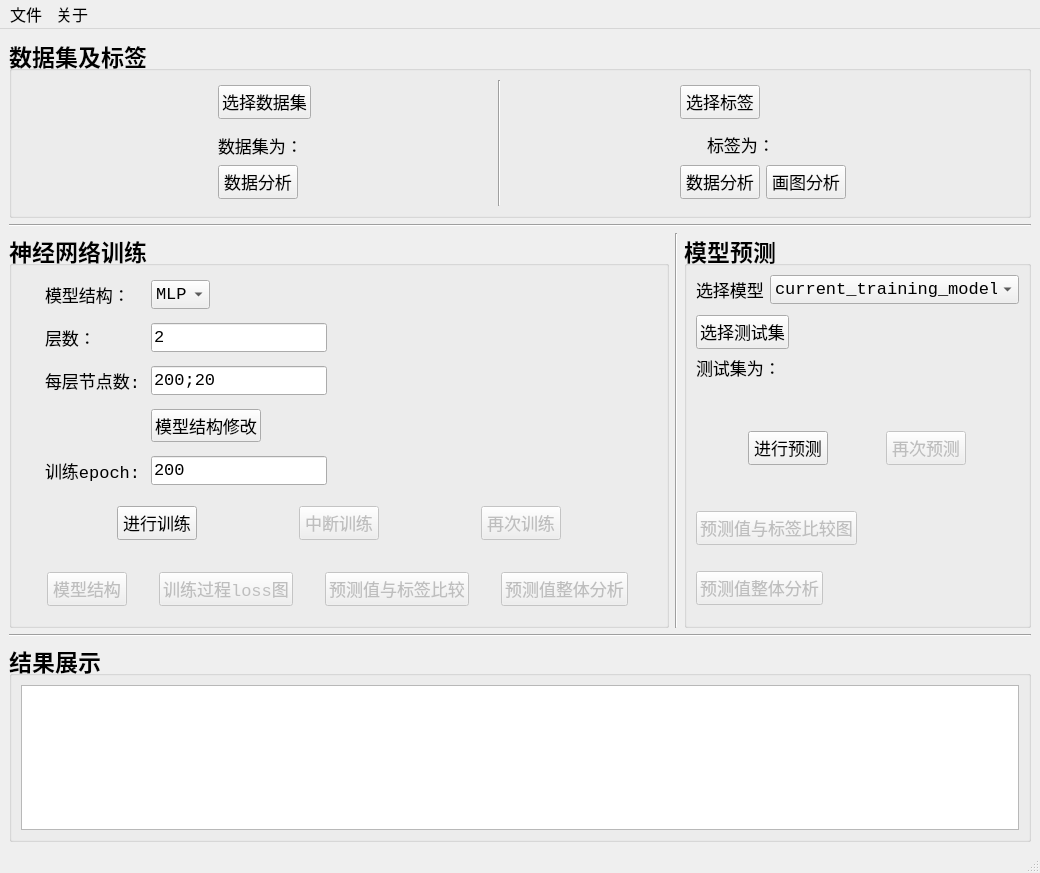
<?xml version="1.0" encoding="UTF-8"?>
<ui version="4.0">
 <class>MainWindow</class>
 <widget class="QMainWindow" name="MainWindow">
  <property name="geometry">
   <rect>
    <x>0</x>
    <y>0</y>
    <width>1040</width>
    <height>873</height>
   </rect>
  </property>
  <property name="windowTitle">
   <string>XASDAML V1.0</string>
  </property>
  <property name="styleSheet">
   <string notr="true">QLabel {
    font-size:13pt;
}

QPushButton {
    font-size:13pt;
}

QComboBox {
    font-size:13pt;
}

QLineEdit {
    font-size:13pt;
}
QPlainTextEdit {
	font-size:12pt;
}</string>
  </property>
  <widget class="QWidget" name="centralwidget">
   <layout class="QVBoxLayout" name="verticalLayout_4">
    <item>
     <widget class="QGroupBox" name="groupBox">
      <property name="enabled">
       <bool>true</bool>
      </property>
      <property name="font">
       <font>
        <family>Consolas</family>
        <pointsize>17</pointsize>
        <weight>75</weight>
        <italic>false</italic>
        <bold>true</bold>
       </font>
      </property>
      <property name="styleSheet">
       <string notr="true">groupBox{
background-color:yellow
}</string>
      </property>
      <property name="title">
       <string>数据集及标签</string>
      </property>
      <property name="flat">
       <bool>true</bool>
      </property>
      <property name="checkable">
       <bool>false</bool>
      </property>
      <layout class="QHBoxLayout" name="horizontalLayout_2" stretch="1,1,1">
       <item>
        <layout class="QVBoxLayout" name="verticalLayout">
         <property name="spacing">
          <number>6</number>
         </property>
         <property name="leftMargin">
          <number>24</number>
         </property>
         <property name="topMargin">
          <number>5</number>
         </property>
         <property name="bottomMargin">
          <number>7</number>
         </property>
         <item>
          <widget class="QPushButton" name="btn_get_data">
           <property name="sizePolicy">
            <sizepolicy hsizetype="Fixed" vsizetype="Fixed">
             <horstretch>0</horstretch>
             <verstretch>0</verstretch>
            </sizepolicy>
           </property>
           <property name="font">
            <font>
             <family>Consolas</family>
             <pointsize>13</pointsize>
            </font>
           </property>
           <property name="text">
            <string>选择数据集</string>
           </property>
          </widget>
         </item>
         <item>
          <layout class="QHBoxLayout" name="horizontalLayout_7">
           <property name="spacing">
            <number>6</number>
           </property>
           <property name="leftMargin">
            <number>0</number>
           </property>
           <property name="topMargin">
            <number>8</number>
           </property>
           <item>
            <widget class="QLabel" name="label_8">
             <property name="sizePolicy">
              <sizepolicy hsizetype="Fixed" vsizetype="Preferred">
               <horstretch>0</horstretch>
               <verstretch>0</verstretch>
              </sizepolicy>
             </property>
             <property name="font">
              <font>
               <family>Consolas</family>
               <pointsize>13</pointsize>
              </font>
             </property>
             <property name="text">
              <string>数据集为：</string>
             </property>
            </widget>
           </item>
           <item>
            <widget class="QLabel" name="label_data_name">
             <property name="sizePolicy">
              <sizepolicy hsizetype="Fixed" vsizetype="Preferred">
               <horstretch>0</horstretch>
               <verstretch>0</verstretch>
              </sizepolicy>
             </property>
             <property name="font">
              <font>
               <family>Consolas</family>
               <pointsize>13</pointsize>
              </font>
             </property>
             <property name="text">
              <string/>
             </property>
            </widget>
           </item>
          </layout>
         </item>
         <item>
          <spacer name="verticalSpacer">
           <property name="orientation">
            <enum>Qt::Vertical</enum>
           </property>
           <property name="sizeHint" stdset="0">
            <size>
             <width>20</width>
             <height>40</height>
            </size>
           </property>
          </spacer>
         </item>
         <item>
          <widget class="QPushButton" name="btn_data_analysis">
           <property name="sizePolicy">
            <sizepolicy hsizetype="Fixed" vsizetype="Fixed">
             <horstretch>0</horstretch>
             <verstretch>0</verstretch>
            </sizepolicy>
           </property>
           <property name="font">
            <font>
             <family>Consolas</family>
             <pointsize>13</pointsize>
             <weight>50</weight>
             <italic>false</italic>
             <bold>false</bold>
            </font>
           </property>
           <property name="text">
            <string>数据分析</string>
           </property>
          </widget>
         </item>
        </layout>
       </item>
       <item>
        <widget class="Line" name="line_3">
         <property name="orientation">
          <enum>Qt::Vertical</enum>
         </property>
        </widget>
       </item>
       <item>
        <layout class="QVBoxLayout" name="verticalLayout_2">
         <property name="leftMargin">
          <number>0</number>
         </property>
         <property name="topMargin">
          <number>5</number>
         </property>
         <item>
          <widget class="QPushButton" name="btn_get_label">
           <property name="sizePolicy">
            <sizepolicy hsizetype="Fixed" vsizetype="Fixed">
             <horstretch>0</horstretch>
             <verstretch>0</verstretch>
            </sizepolicy>
           </property>
           <property name="font">
            <font>
             <family>Consolas</family>
             <pointsize>13</pointsize>
            </font>
           </property>
           <property name="text">
            <string>选择标签</string>
           </property>
          </widget>
         </item>
         <item>
          <layout class="QHBoxLayout" name="horizontalLayout_8" stretch="0,0">
           <property name="spacing">
            <number>6</number>
           </property>
           <property name="leftMargin">
            <number>0</number>
           </property>
           <property name="topMargin">
            <number>7</number>
           </property>
           <property name="rightMargin">
            <number>0</number>
           </property>
           <item>
            <widget class="QLabel" name="label_2">
             <property name="sizePolicy">
              <sizepolicy hsizetype="Fixed" vsizetype="Preferred">
               <horstretch>0</horstretch>
               <verstretch>0</verstretch>
              </sizepolicy>
             </property>
             <property name="font">
              <font>
               <family>Consolas</family>
               <pointsize>13</pointsize>
               <weight>50</weight>
               <italic>false</italic>
               <bold>false</bold>
              </font>
             </property>
             <property name="text">
              <string>标签为：</string>
             </property>
            </widget>
           </item>
           <item>
            <widget class="QLabel" name="label_label_name">
             <property name="sizePolicy">
              <sizepolicy hsizetype="Fixed" vsizetype="Preferred">
               <horstretch>0</horstretch>
               <verstretch>0</verstretch>
              </sizepolicy>
             </property>
             <property name="font">
              <font>
               <family>Consolas</family>
               <pointsize>13</pointsize>
              </font>
             </property>
             <property name="text">
              <string/>
             </property>
            </widget>
           </item>
          </layout>
         </item>
         <item>
          <spacer name="verticalSpacer_2">
           <property name="orientation">
            <enum>Qt::Vertical</enum>
           </property>
           <property name="sizeHint" stdset="0">
            <size>
             <width>20</width>
             <height>40</height>
            </size>
           </property>
          </spacer>
         </item>
         <item>
          <layout class="QHBoxLayout" name="horizontalLayout">
           <property name="bottomMargin">
            <number>7</number>
           </property>
           <item>
            <widget class="QPushButton" name="btn_label_analysis">
             <property name="sizePolicy">
              <sizepolicy hsizetype="Fixed" vsizetype="Fixed">
               <horstretch>0</horstretch>
               <verstretch>0</verstretch>
              </sizepolicy>
             </property>
             <property name="font">
              <font>
               <family>Consolas</family>
               <pointsize>13</pointsize>
               <weight>50</weight>
               <italic>false</italic>
               <bold>false</bold>
              </font>
             </property>
             <property name="text">
              <string>数据分析</string>
             </property>
            </widget>
           </item>
           <item>
            <widget class="QPushButton" name="btn_label_plot">
             <property name="sizePolicy">
              <sizepolicy hsizetype="Fixed" vsizetype="Fixed">
               <horstretch>0</horstretch>
               <verstretch>0</verstretch>
              </sizepolicy>
             </property>
             <property name="font">
              <font>
               <family>Consolas</family>
               <pointsize>13</pointsize>
               <weight>50</weight>
               <italic>false</italic>
               <bold>false</bold>
              </font>
             </property>
             <property name="text">
              <string>画图分析</string>
             </property>
            </widget>
           </item>
          </layout>
         </item>
        </layout>
       </item>
      </layout>
     </widget>
    </item>
    <item>
     <widget class="Line" name="line">
      <property name="orientation">
       <enum>Qt::Horizontal</enum>
      </property>
     </widget>
    </item>
    <item>
     <layout class="QHBoxLayout" name="horizontalLayout_3" stretch="2,1,1">
      <item>
       <widget class="QGroupBox" name="groupBox_2">
        <property name="font">
         <font>
          <family>Consolas</family>
          <pointsize>17</pointsize>
          <weight>75</weight>
          <bold>true</bold>
         </font>
        </property>
        <property name="title">
         <string>神经网络训练</string>
        </property>
        <property name="flat">
         <bool>true</bool>
        </property>
        <layout class="QVBoxLayout" name="verticalLayout_3" stretch="2,1,1">
         <item>
          <layout class="QFormLayout" name="formLayout">
           <property name="horizontalSpacing">
            <number>10</number>
           </property>
           <property name="verticalSpacing">
            <number>14</number>
           </property>
           <property name="leftMargin">
            <number>24</number>
           </property>
           <property name="topMargin">
            <number>5</number>
           </property>
           <property name="rightMargin">
            <number>0</number>
           </property>
           <property name="bottomMargin">
            <number>15</number>
           </property>
           <item row="0" column="0">
            <widget class="QLabel" name="label_3">
             <property name="font">
              <font>
               <family>Consolas</family>
               <pointsize>13</pointsize>
               <weight>50</weight>
               <bold>false</bold>
              </font>
             </property>
             <property name="text">
              <string>模型结构：</string>
             </property>
            </widget>
           </item>
           <item row="0" column="1">
            <widget class="QComboBox" name="comboBox_model">
             <property name="sizePolicy">
              <sizepolicy hsizetype="Maximum" vsizetype="Fixed">
               <horstretch>0</horstretch>
               <verstretch>0</verstretch>
              </sizepolicy>
             </property>
             <property name="font">
              <font>
               <family>Consolas</family>
               <pointsize>13</pointsize>
               <weight>50</weight>
               <bold>false</bold>
              </font>
             </property>
             <item>
              <property name="text">
               <string>MLP</string>
              </property>
             </item>
            </widget>
           </item>
           <item row="1" column="0">
            <widget class="QLabel" name="label_4">
             <property name="font">
              <font>
               <family>Consolas</family>
               <pointsize>13</pointsize>
               <weight>50</weight>
               <bold>false</bold>
              </font>
             </property>
             <property name="text">
              <string>层数：</string>
             </property>
            </widget>
           </item>
           <item row="1" column="1">
            <widget class="QLineEdit" name="lineEdit_layer">
             <property name="sizePolicy">
              <sizepolicy hsizetype="Fixed" vsizetype="Fixed">
               <horstretch>0</horstretch>
               <verstretch>0</verstretch>
              </sizepolicy>
             </property>
             <property name="font">
              <font>
               <family>Consolas</family>
               <pointsize>13</pointsize>
               <weight>50</weight>
               <bold>false</bold>
              </font>
             </property>
             <property name="text">
              <string>2</string>
             </property>
             <property name="placeholderText">
              <string/>
             </property>
            </widget>
           </item>
           <item row="2" column="0">
            <widget class="QLabel" name="label_5">
             <property name="font">
              <font>
               <family>Consolas</family>
               <pointsize>13</pointsize>
               <weight>50</weight>
               <bold>false</bold>
              </font>
             </property>
             <property name="text">
              <string>每层节点数:</string>
             </property>
            </widget>
           </item>
           <item row="2" column="1">
            <widget class="QLineEdit" name="lineEdit_node">
             <property name="sizePolicy">
              <sizepolicy hsizetype="Fixed" vsizetype="Fixed">
               <horstretch>0</horstretch>
               <verstretch>0</verstretch>
              </sizepolicy>
             </property>
             <property name="font">
              <font>
               <family>Consolas</family>
               <pointsize>13</pointsize>
               <weight>50</weight>
               <bold>false</bold>
              </font>
             </property>
             <property name="text">
              <string>200;20</string>
             </property>
             <property name="placeholderText">
              <string>请将每层节点数以;隔开</string>
             </property>
            </widget>
           </item>
           <item row="3" column="1">
            <widget class="QPushButton" name="btn_modify_model">
             <property name="sizePolicy">
              <sizepolicy hsizetype="Fixed" vsizetype="Fixed">
               <horstretch>0</horstretch>
               <verstretch>0</verstretch>
              </sizepolicy>
             </property>
             <property name="text">
              <string>模型结构修改</string>
             </property>
            </widget>
           </item>
           <item row="4" column="0">
            <widget class="QLabel" name="epoch">
             <property name="font">
              <font>
               <family>Consolas</family>
               <pointsize>13</pointsize>
              </font>
             </property>
             <property name="text">
              <string>训练epoch:</string>
             </property>
            </widget>
           </item>
           <item row="4" column="1">
            <widget class="QLineEdit" name="lineEdit_epoch">
             <property name="sizePolicy">
              <sizepolicy hsizetype="Fixed" vsizetype="Fixed">
               <horstretch>0</horstretch>
               <verstretch>0</verstretch>
              </sizepolicy>
             </property>
             <property name="font">
              <font>
               <family>Consolas</family>
               <pointsize>13</pointsize>
              </font>
             </property>
             <property name="text">
              <string>200</string>
             </property>
            </widget>
           </item>
          </layout>
         </item>
         <item>
          <layout class="QHBoxLayout" name="horizontalLayout_6">
           <property name="bottomMargin">
            <number>26</number>
           </property>
           <item>
            <widget class="QPushButton" name="btn_train">
             <property name="sizePolicy">
              <sizepolicy hsizetype="Fixed" vsizetype="Fixed">
               <horstretch>0</horstretch>
               <verstretch>0</verstretch>
              </sizepolicy>
             </property>
             <property name="font">
              <font>
               <family>Consolas</family>
               <pointsize>13</pointsize>
               <weight>50</weight>
               <bold>false</bold>
              </font>
             </property>
             <property name="text">
              <string>进行训练</string>
             </property>
            </widget>
           </item>
           <item>
            <widget class="QPushButton" name="btn_stop">
             <property name="enabled">
              <bool>false</bool>
             </property>
             <property name="sizePolicy">
              <sizepolicy hsizetype="Fixed" vsizetype="Fixed">
               <horstretch>0</horstretch>
               <verstretch>0</verstretch>
              </sizepolicy>
             </property>
             <property name="font">
              <font>
               <family>Consolas</family>
               <pointsize>13</pointsize>
               <weight>50</weight>
               <bold>false</bold>
              </font>
             </property>
             <property name="text">
              <string>中断训练</string>
             </property>
            </widget>
           </item>
           <item>
            <widget class="QPushButton" name="btn_again">
             <property name="enabled">
              <bool>false</bool>
             </property>
             <property name="sizePolicy">
              <sizepolicy hsizetype="Fixed" vsizetype="Fixed">
               <horstretch>0</horstretch>
               <verstretch>0</verstretch>
              </sizepolicy>
             </property>
             <property name="font">
              <font>
               <family>Consolas</family>
               <pointsize>13</pointsize>
               <weight>50</weight>
               <bold>false</bold>
              </font>
             </property>
             <property name="text">
              <string>再次训练</string>
             </property>
            </widget>
           </item>
          </layout>
         </item>
         <item>
          <layout class="QHBoxLayout" name="horizontalLayout_4">
           <property name="bottomMargin">
            <number>10</number>
           </property>
           <item>
            <widget class="QPushButton" name="btn_model">
             <property name="enabled">
              <bool>false</bool>
             </property>
             <property name="sizePolicy">
              <sizepolicy hsizetype="Fixed" vsizetype="Fixed">
               <horstretch>0</horstretch>
               <verstretch>0</verstretch>
              </sizepolicy>
             </property>
             <property name="font">
              <font>
               <family>Consolas</family>
               <pointsize>13</pointsize>
               <weight>50</weight>
               <bold>false</bold>
              </font>
             </property>
             <property name="text">
              <string>模型结构</string>
             </property>
            </widget>
           </item>
           <item>
            <widget class="QPushButton" name="btn_loss">
             <property name="enabled">
              <bool>false</bool>
             </property>
             <property name="sizePolicy">
              <sizepolicy hsizetype="Fixed" vsizetype="Fixed">
               <horstretch>0</horstretch>
               <verstretch>0</verstretch>
              </sizepolicy>
             </property>
             <property name="font">
              <font>
               <family>Consolas</family>
               <pointsize>13</pointsize>
               <weight>50</weight>
               <bold>false</bold>
              </font>
             </property>
             <property name="text">
              <string>训练过程loss图</string>
             </property>
            </widget>
           </item>
           <item>
            <widget class="QPushButton" name="btn_pre_label">
             <property name="enabled">
              <bool>false</bool>
             </property>
             <property name="sizePolicy">
              <sizepolicy hsizetype="Fixed" vsizetype="Fixed">
               <horstretch>0</horstretch>
               <verstretch>0</verstretch>
              </sizepolicy>
             </property>
             <property name="font">
              <font>
               <family>Consolas</family>
               <pointsize>13</pointsize>
               <weight>50</weight>
               <bold>false</bold>
              </font>
             </property>
             <property name="text">
              <string>预测值与标签比较</string>
             </property>
            </widget>
           </item>
           <item>
            <widget class="QPushButton" name="btn_pre_analysis">
             <property name="enabled">
              <bool>false</bool>
             </property>
             <property name="sizePolicy">
              <sizepolicy hsizetype="Fixed" vsizetype="Fixed">
               <horstretch>0</horstretch>
               <verstretch>0</verstretch>
              </sizepolicy>
             </property>
             <property name="font">
              <font>
               <family>Consolas</family>
               <pointsize>13</pointsize>
               <weight>50</weight>
               <bold>false</bold>
              </font>
             </property>
             <property name="text">
              <string>预测值整体分析</string>
             </property>
            </widget>
           </item>
          </layout>
         </item>
        </layout>
       </widget>
      </item>
      <item>
       <widget class="Line" name="line_2">
        <property name="orientation">
         <enum>Qt::Vertical</enum>
        </property>
       </widget>
      </item>
      <item>
       <widget class="QGroupBox" name="groupBox_3">
        <property name="enabled">
         <bool>true</bool>
        </property>
        <property name="font">
         <font>
          <family>Consolas</family>
          <pointsize>17</pointsize>
          <weight>75</weight>
          <bold>true</bold>
         </font>
        </property>
        <property name="title">
         <string>模型预测</string>
        </property>
        <property name="flat">
         <bool>true</bool>
        </property>
        <layout class="QVBoxLayout" name="verticalLayout_9" stretch="0,1,1,0,1">
         <item>
          <layout class="QHBoxLayout" name="horizontalLayout_10">
           <item>
            <widget class="QLabel" name="label_9">
             <property name="sizePolicy">
              <sizepolicy hsizetype="Fixed" vsizetype="Preferred">
               <horstretch>0</horstretch>
               <verstretch>0</verstretch>
              </sizepolicy>
             </property>
             <property name="font">
              <font>
               <family>Consolas</family>
               <pointsize>13</pointsize>
               <weight>50</weight>
               <bold>false</bold>
              </font>
             </property>
             <property name="text">
              <string>选择模型</string>
             </property>
            </widget>
           </item>
           <item>
            <widget class="QComboBox" name="comboBox_predict_model">
             <property name="sizePolicy">
              <sizepolicy hsizetype="Fixed" vsizetype="Fixed">
               <horstretch>0</horstretch>
               <verstretch>0</verstretch>
              </sizepolicy>
             </property>
             <property name="font">
              <font>
               <family>Consolas</family>
               <pointsize>13</pointsize>
               <weight>50</weight>
               <bold>false</bold>
              </font>
             </property>
             <item>
              <property name="text">
               <string>current_training_model</string>
              </property>
             </item>
             <item>
              <property name="text">
               <string>Au_chi_cr1</string>
              </property>
             </item>
             <item>
              <property name="text">
               <string>Au_k2chi_cr1</string>
              </property>
             </item>
             <item>
              <property name="text">
               <string>Au_xmu_cr1</string>
              </property>
             </item>
            </widget>
           </item>
           <item>
            <spacer name="horizontalSpacer_2">
             <property name="orientation">
              <enum>Qt::Horizontal</enum>
             </property>
             <property name="sizeHint" stdset="0">
              <size>
               <width>40</width>
               <height>20</height>
              </size>
             </property>
            </spacer>
           </item>
          </layout>
         </item>
         <item>
          <layout class="QVBoxLayout" name="verticalLayout_8" stretch="0,0,2">
           <property name="topMargin">
            <number>5</number>
           </property>
           <item>
            <widget class="QPushButton" name="btn_get_test">
             <property name="enabled">
              <bool>true</bool>
             </property>
             <property name="sizePolicy">
              <sizepolicy hsizetype="Fixed" vsizetype="Fixed">
               <horstretch>0</horstretch>
               <verstretch>0</verstretch>
              </sizepolicy>
             </property>
             <property name="font">
              <font>
               <family>Consolas</family>
               <pointsize>13</pointsize>
               <weight>50</weight>
               <bold>false</bold>
              </font>
             </property>
             <property name="text">
              <string>选择测试集</string>
             </property>
            </widget>
           </item>
           <item>
            <layout class="QHBoxLayout" name="horizontalLayout_9">
             <property name="leftMargin">
              <number>0</number>
             </property>
             <property name="rightMargin">
              <number>0</number>
             </property>
             <item>
              <widget class="QLabel" name="label_7">
               <property name="sizePolicy">
                <sizepolicy hsizetype="Fixed" vsizetype="Preferred">
                 <horstretch>0</horstretch>
                 <verstretch>0</verstretch>
                </sizepolicy>
               </property>
               <property name="font">
                <font>
                 <family>Consolas</family>
                 <pointsize>13</pointsize>
                 <weight>50</weight>
                 <bold>false</bold>
                </font>
               </property>
               <property name="text">
                <string>测试集为：</string>
               </property>
              </widget>
             </item>
             <item>
              <widget class="QLabel" name="label_test_name">
               <property name="sizePolicy">
                <sizepolicy hsizetype="Fixed" vsizetype="Preferred">
                 <horstretch>0</horstretch>
                 <verstretch>0</verstretch>
                </sizepolicy>
               </property>
               <property name="font">
                <font>
                 <family>Consolas</family>
                 <pointsize>13</pointsize>
                 <weight>50</weight>
                 <bold>false</bold>
                </font>
               </property>
               <property name="text">
                <string/>
               </property>
              </widget>
             </item>
             <item>
              <spacer name="horizontalSpacer">
               <property name="orientation">
                <enum>Qt::Horizontal</enum>
               </property>
               <property name="sizeHint" stdset="0">
                <size>
                 <width>40</width>
                 <height>20</height>
                </size>
               </property>
              </spacer>
             </item>
            </layout>
           </item>
           <item>
            <spacer name="verticalSpacer_3">
             <property name="orientation">
              <enum>Qt::Vertical</enum>
             </property>
             <property name="sizeHint" stdset="0">
              <size>
               <width>20</width>
               <height>40</height>
              </size>
             </property>
            </spacer>
           </item>
          </layout>
         </item>
         <item>
          <layout class="QHBoxLayout" name="horizontalLayout_5">
           <property name="topMargin">
            <number>10</number>
           </property>
           <item>
            <widget class="QPushButton" name="btn_predict">
             <property name="enabled">
              <bool>true</bool>
             </property>
             <property name="sizePolicy">
              <sizepolicy hsizetype="Fixed" vsizetype="Fixed">
               <horstretch>0</horstretch>
               <verstretch>0</verstretch>
              </sizepolicy>
             </property>
             <property name="font">
              <font>
               <family>Consolas</family>
               <pointsize>13</pointsize>
               <weight>50</weight>
               <bold>false</bold>
              </font>
             </property>
             <property name="text">
              <string>进行预测</string>
             </property>
            </widget>
           </item>
           <item>
            <widget class="QPushButton" name="btn_again_predict">
             <property name="enabled">
              <bool>false</bool>
             </property>
             <property name="sizePolicy">
              <sizepolicy hsizetype="Fixed" vsizetype="Fixed">
               <horstretch>0</horstretch>
               <verstretch>0</verstretch>
              </sizepolicy>
             </property>
             <property name="font">
              <font>
               <family>Consolas</family>
               <pointsize>13</pointsize>
               <weight>50</weight>
               <bold>false</bold>
              </font>
             </property>
             <property name="text">
              <string>再次预测</string>
             </property>
            </widget>
           </item>
          </layout>
         </item>
         <item>
          <spacer name="verticalSpacer_4">
           <property name="orientation">
            <enum>Qt::Vertical</enum>
           </property>
           <property name="sizeHint" stdset="0">
            <size>
             <width>20</width>
             <height>40</height>
            </size>
           </property>
          </spacer>
         </item>
         <item>
          <layout class="QVBoxLayout" name="verticalLayout_6">
           <property name="bottomMargin">
            <number>11</number>
           </property>
           <item>
            <widget class="QPushButton" name="btn_prediction_label_plot">
             <property name="enabled">
              <bool>false</bool>
             </property>
             <property name="sizePolicy">
              <sizepolicy hsizetype="Fixed" vsizetype="Fixed">
               <horstretch>0</horstretch>
               <verstretch>0</verstretch>
              </sizepolicy>
             </property>
             <property name="font">
              <font>
               <family>Consolas</family>
               <pointsize>13</pointsize>
               <weight>50</weight>
               <bold>false</bold>
              </font>
             </property>
             <property name="text">
              <string>预测值与标签比较图</string>
             </property>
            </widget>
           </item>
           <item>
            <spacer name="verticalSpacer_5">
             <property name="orientation">
              <enum>Qt::Vertical</enum>
             </property>
             <property name="sizeHint" stdset="0">
              <size>
               <width>20</width>
               <height>40</height>
              </size>
             </property>
            </spacer>
           </item>
           <item>
            <widget class="QPushButton" name="btn_prediction_analysis">
             <property name="enabled">
              <bool>false</bool>
             </property>
             <property name="sizePolicy">
              <sizepolicy hsizetype="Fixed" vsizetype="Fixed">
               <horstretch>0</horstretch>
               <verstretch>0</verstretch>
              </sizepolicy>
             </property>
             <property name="font">
              <font>
               <family>Consolas</family>
               <pointsize>13</pointsize>
               <weight>50</weight>
               <bold>false</bold>
              </font>
             </property>
             <property name="text">
              <string>预测值整体分析</string>
             </property>
            </widget>
           </item>
          </layout>
         </item>
        </layout>
       </widget>
      </item>
     </layout>
    </item>
    <item>
     <widget class="Line" name="line_4">
      <property name="orientation">
       <enum>Qt::Horizontal</enum>
      </property>
     </widget>
    </item>
    <item>
     <widget class="QGroupBox" name="groupBox_4">
      <property name="font">
       <font>
        <family>Consolas</family>
        <pointsize>17</pointsize>
        <weight>75</weight>
        <bold>true</bold>
       </font>
      </property>
      <property name="title">
       <string>结果展示</string>
      </property>
      <property name="flat">
       <bool>true</bool>
      </property>
      <layout class="QVBoxLayout" name="verticalLayout_5">
       <item>
        <widget class="QPlainTextEdit" name="plainTextEdit">
         <property name="font">
          <font>
           <family>Consolas</family>
           <pointsize>12</pointsize>
           <weight>75</weight>
           <bold>true</bold>
          </font>
         </property>
        </widget>
       </item>
      </layout>
     </widget>
    </item>
   </layout>
  </widget>
  <widget class="QMenuBar" name="menubar">
   <property name="geometry">
    <rect>
     <x>0</x>
     <y>0</y>
     <width>1040</width>
     <height>27</height>
    </rect>
   </property>
   <property name="sizePolicy">
    <sizepolicy hsizetype="MinimumExpanding" vsizetype="Minimum">
     <horstretch>0</horstretch>
     <verstretch>0</verstretch>
    </sizepolicy>
   </property>
   <property name="font">
    <font>
     <pointsize>12</pointsize>
    </font>
   </property>
   <widget class="QMenu" name="menu">
    <property name="title">
     <string>文件</string>
    </property>
    <addaction name="action_quit"/>
   </widget>
   <widget class="QMenu" name="menu_2">
    <property name="title">
     <string>关于</string>
    </property>
    <addaction name="action_about"/>
   </widget>
   <addaction name="menu"/>
   <addaction name="menu_2"/>
  </widget>
  <widget class="QStatusBar" name="statusbar"/>
  <action name="action_about">
   <property name="text">
    <string>关于XASDAML</string>
   </property>
  </action>
  <action name="action_quit">
   <property name="text">
    <string>退出</string>
   </property>
  </action>
 </widget>
 <resources/>
 <connections/>
</ui>
